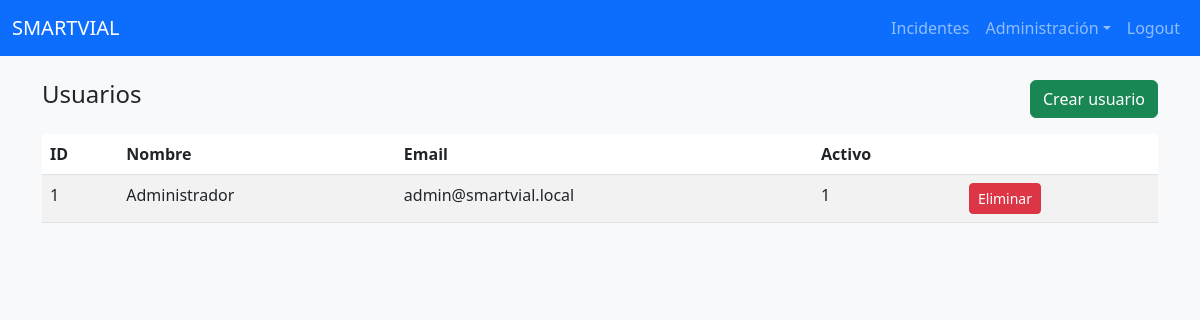
Page /public/?c=user (signed in) on the committed database.
### tables this page shows
CREATE TABLE usuarios (
  id INT AUTO_INCREMENT PRIMARY KEY,
  nombre VARCHAR(150) NOT NULL,
  email VARCHAR(150) NOT NULL UNIQUE,
  password VARCHAR(255) NOT NULL,
  activo TINYINT DEFAULT 1,
  role_id INT DEFAULT 2,
  created_at DATETIME DEFAULT CURRENT_TIMESTAMP,
  FOREIGN KEY (role_id) REFERENCES roles(id)
);

### app/controllers/UserController.php (called while the page is built, shortened)
<?php
require_once __DIR__ . '/../Model.php';
require_once __DIR__ . '/../config.php';
class UserController
{
    public function index()
    {
        $m = new Model();
        $res = $m->query('SELECT id, nombre, email, activo FROM usuarios ORDER BY id DESC');
        $users = [];
        while ($r = $res->fetch_assoc()) $users[] = $r;
        require __DIR__ . '/../../views/users/list.php';
    }
}

### app/config.php (called while the page is built, shortened)
<?php
function getDb()
{
    $mysqli = new mysqli(DB_HOST, DB_USER, DB_PASS, DB_NAME);
    $mysqli->set_charset(DB_CHARSET);
    return $mysqli;
}
function e($s) { return htmlspecialchars($s, ENT_QUOTES, 'UTF-8'); }
function is_logged_in() {
    return !empty($_SESSION['user']);
}
function user_has_permission($clave)
{
    $roleId = $_SESSION['user']['role_id'] ?? 0;
    if ($roleId == 1) return true;
    $db = getDb();
    $stmt = $db->prepare('SELECT 1 FROM permisos p JOIN roles_permisos rp ON rp.permiso_id = p.id WHERE p.clave = ? AND rp.role_id = ? LIMIT 1');
    $stmt->bind_param('si', $clave, $roleId);
    $stmt->execute();
    $res = $stmt->get_result();
    $has = $res && $res->num_rows > 0;
    return $has;
}

### app/Model.php (called while the page is built, shortened)
<?php
require_once __DIR__ . '/config.php';
class Model
{
    protected $db;
    public function __construct()
    {
        $this->db = getDb();
    }
    public function query($sql, $types = null, $params = [])
    {
        $stmt = $this->db->prepare($sql);
        $stmt->execute();
        $res = $stmt->get_result();
        return $res;
    }
}

### views/users/list.php (the view)
<?php require __DIR__ . '/../layout/header.php'; ?>
<div class="d-flex justify-content-between mb-3">
  <h4>Usuarios</h4>
  <?php if (user_has_permission('user_create')): ?>
    <a class="btn btn-success" href="?c=user&a=create">Crear usuario</a>
  <?php endif; ?>
</div>
<table class="table table-striped">
  <thead><tr><th>ID</th><th>Nombre</th><th>Email</th><th>Activo</th><th></th></tr></thead>
  <tbody>
    <?php foreach($users as $u): ?>
    <tr>
      <td><?= e($u['id']) ?></td>
      <td><?= e($u['nombre']) ?></td>
      <td><?= e($u['email']) ?></td>
      <td><?= e($u['activo']) ?></td>
      <td><?php if (user_has_permission('user_delete')): ?><a class="btn btn-sm btn-danger" href="?c=user&a=delete&id=<?= $u['id'] ?>">Eliminar</a><?php endif; ?></td>
    </tr>
    <?php endforeach; ?>
  </tbody>
</table>
<?php require __DIR__ . '/../layout/footer.php'; ?>

### assets/css/style.css (style rules this page uses)
body { background:#f8f9fa }

### rows in the picture
usuarios: id "1", nombre "Administrador", email "admin@smartvial.local", activo "1"
